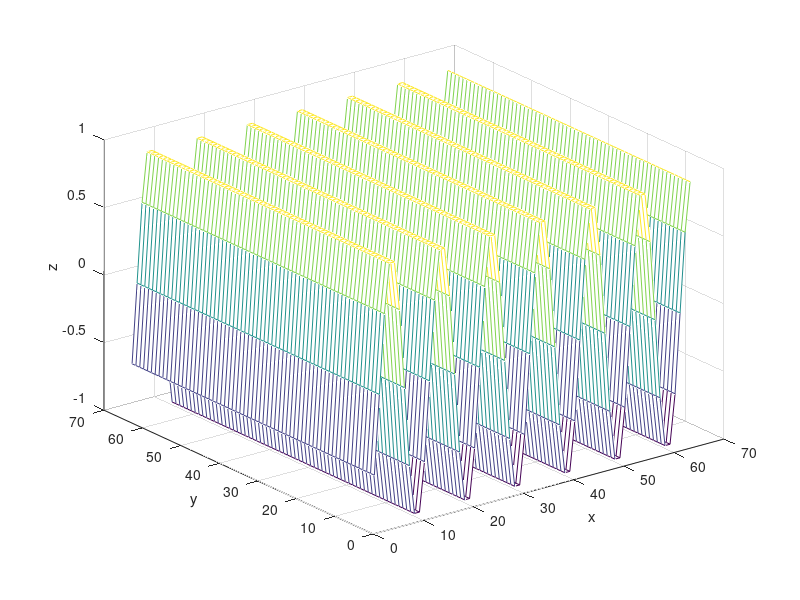
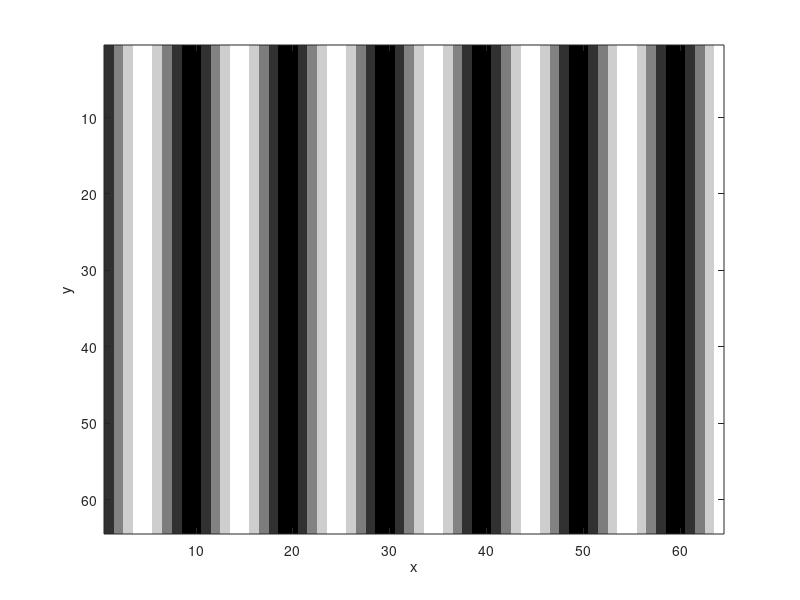
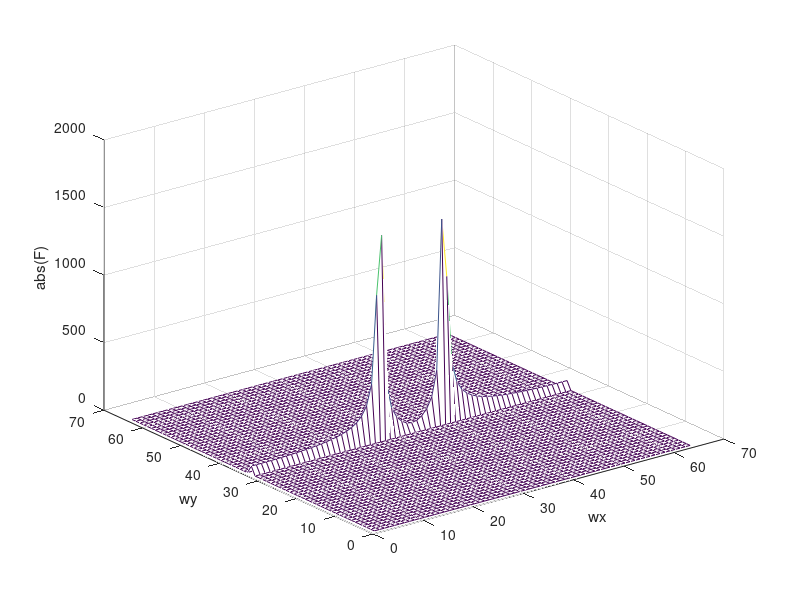
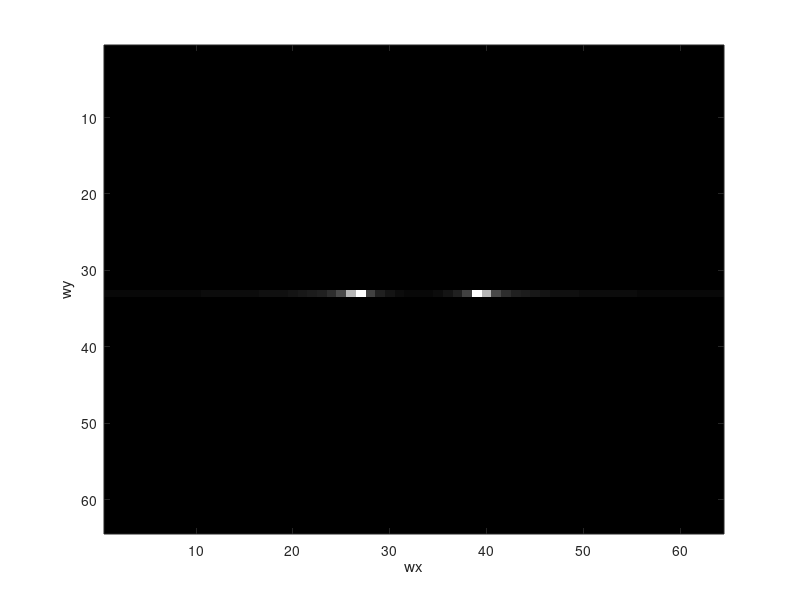

Recreate these plots in MATLAB, in order.
%FFT
%grating
w=64;
[X1,Y1]=meshgrid(1:w); %pixel
X=X1-w/2; Y=Y1-w/2;
Z=sin(2*pi*0.1*X); %0.1 is the frequency (cycles per pixel!)
figure,mesh(Z),xlabel('x'),ylabel('y'),zlabel('z')
figure,imagesc(Z),colormap gray,xlabel('x'),ylabel('y')
FZ=fftshift(fft2(Z));
figure,mesh(abs(FZ)),xlabel('wx'),ylabel('wy'),zlabel('abs(F)')
figure,imagesc(abs(FZ)),colormap gray,xlabel('wx'),ylabel('wy')

%different frequency
Z=sin(2*pi*0.2*X); %0.2 is the frequency
figure,imagesc(Z),colormap gray,xlabel('x'),ylabel('y')
FZ=fftshift(fft2(Z));
figure,imagesc(abs(FZ)),colormap gray,xlabel('wx'),ylabel('wy')

%different orientation
Z=sin(2*pi*0.1*(X+Y)); %0.1 is the frequency
figure,imagesc(Z),colormap gray,xlabel('x'),ylabel('y')
FZ=fftshift(fft2(Z));
figure,imagesc(abs(FZ)),colormap gray,xlabel('wx'),ylabel('wy')

%Gaussian
Z=exp((-X.^2 -Y.^2)/(2*5^2));%standard deviation: 5 pixels
figure,mesh(Z),xlabel('x'),ylabel('y'),zlabel('z')
figure,imagesc(Z),colormap gray,xlabel('x'),ylabel('y')
FZ=fftshift(fft2(Z));
figure,mesh(abs(FZ)),xlabel('wx'),ylabel('wy'),zlabel('abs(F)')%low-pass filter
figure,imagesc(abs(FZ)),colormap gray,xlabel('wx'),ylabel('wy')

%box
Z=zeros(w);
vi=-5:5;
Z(w/2+vi,w/2+vi)=1;
figure,mesh(Z),xlabel('x'),ylabel('y'),zlabel('z')
figure,imagesc(Z),colormap gray,xlabel('x'),ylabel('y')
FZ=fftshift(fft2(Z));
figure,mesh(abs(FZ)),xlabel('wx'),ylabel('wy'),zlabel('abs(F)')
figure,imagesc(abs(FZ)),colormap gray,xlabel('wx'),ylabel('wy')
